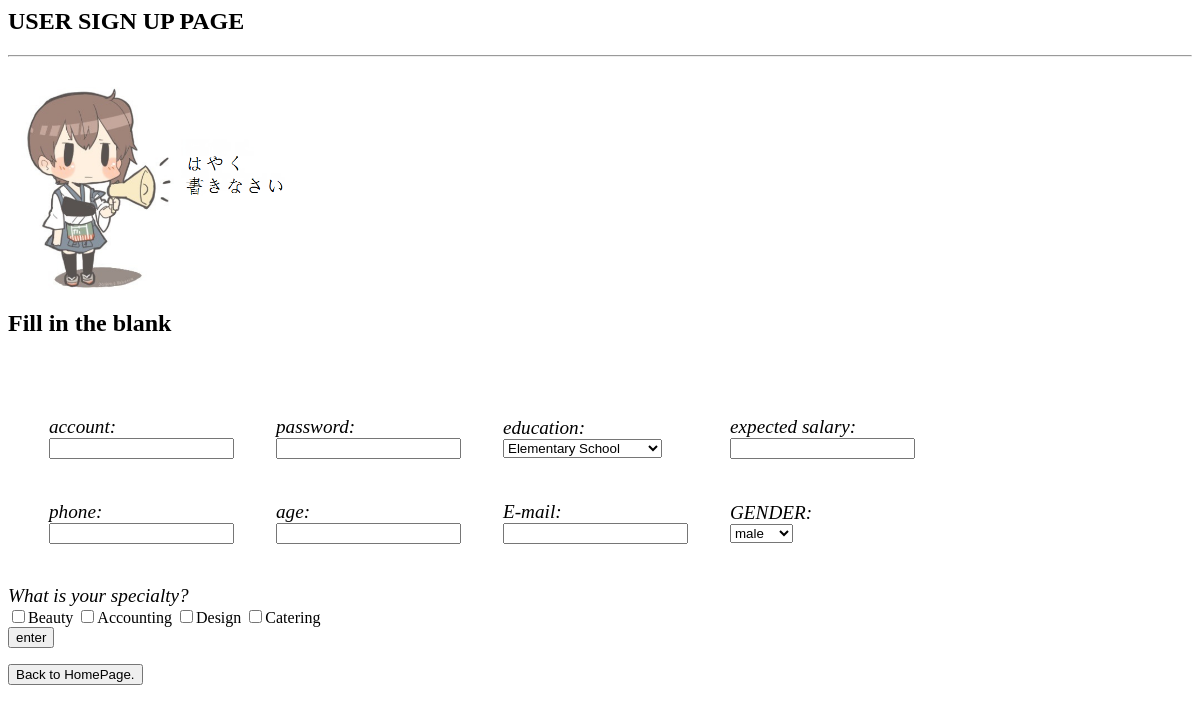
Before: /SignUpUser.php with the older database file.
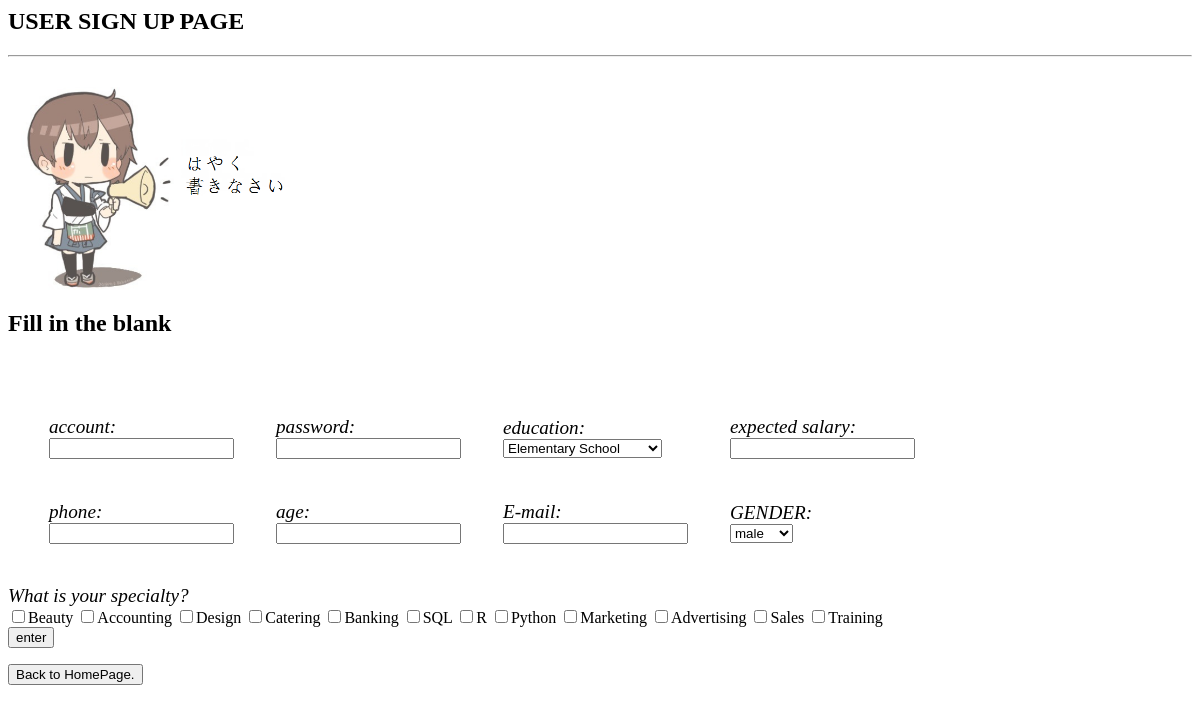
After: the same page with the newer database file.
### tables this page shows
CREATE TABLE `specialty` (
  `id` int(11) NOT NULL,
  `specialty` varchar(32) NOT NULL
);

### accessDB.php (called while the page is built, shortened)
<?php
	function accessTable($db, $table)
	{
		$sql = "SELECT * FROM $table";
		$result = $db->query($sql);
		$temp = $result->fetchAll();
		return $temp;
	}
?>

### SignUpUser.php (the view, shortened to what this page needs)
<?php
	require("accessDB.php");
	$db= connectToDB();
?>
<html>
	<body>
	<h2> USER SIGN UP PAGE </h2>
	<hr/>
	<p>
	<img src="img6.png" width= "25%" />
	</p>
	<h2> Fill in the blank </h2>
	<br>
		<form action= "UserSignUpSuccess.php" method= "POST">
		<table width="60%" cellspacing= "40">
			<tr>
				<td>
					<big><em>account:</em></big>
					<br>
					<input type= "text" name= "account"></input>
				</td>
				<td>
					<big><em>password:</em></big>
					<br>
					<input type = "password" name= "password"></input>
				</td>
				<td>
					<big><em>education:</em></big>
					<br>
					<select name= "education">
					<option value= "Elementary School">Elementary School</option>
					</select>
				</td>
				<td>
				<big><em>expected salary:</em></big>
				<br>
				<input type= "int" name= "expected_salary"></input>
				<td>
			</tr>
			<tr>
				<td>
					<big><em>phone:</em></big>
					<br>
					<input type= "text" name= "phone"></input>
				</td>
				<td>
					<big><em>age: </em></big>
					<br>
					<input type= "int" name= "age"></input>
				</td>
				<td>
					<big><em>E-mail:</em></big>
					<br>
					<input type= "text" name= "email"></input>
				</td>
				<td>
					<big><em>GENDER:</em></big>
					<br>
					<select name= "gender">
					<option value= "male">male</option>
					</select>
				</td>
			</tr>
		</table>
			<big><em>What is your specialty?</em></big>
			<br>
			<?php
				foreach(accessTable($db, "specialty") as $row)
				{
					echo "<input type= \"checkbox\" name= \"chk[]\" value= $row[id]>$row[specialty]</input>";
				}
			?>
			<br>
			<input type= "submit" value= "enter"></input>
		</form>
		<a href="HomePage.php"><input type="button" value="Back to HomePage." /></a><br>
	</body>
</html>

Changed rows visible on the page:
added specialty: specialty "Banking"
added specialty: specialty "SQL"
added specialty: specialty "R"
added specialty: specialty "Python"
added specialty: specialty "Marketing"
added specialty: specialty "Advertising"
added specialty: specialty "Sales"
added specialty: specialty "Training"
